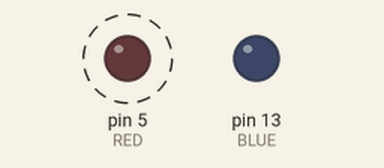
Recording of a sketch running on a simulated Arduino Uno, built with avr-gcc and run on an emulated ATmega328P. Shown: output pins drawn as LEDs (lit = HIGH). Dashed ring = blinking.

Above: at 0.2 s.
At 5.7 s:
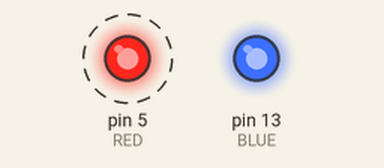
Timing chart, 0 to 7.8 s (numbered marks = the images above):
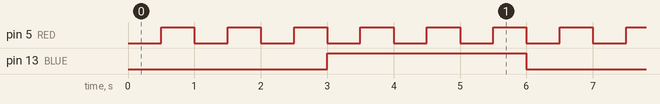

Measured:
- by itself, pin 5 (RED): alternates HIGH for 0.50 s and LOW for 0.50 s
- by itself, pin 13 (BLUE): alternates HIGH for 3.0 s and LOW for 3.0 s

The sketch:

Diff_interval.ino
```cpp
#define RED 5
#define BLUE 13

void setup() {
  pinMode(RED, OUTPUT);
  pinMode(BLUE, OUTPUT);
}

unsigned long tR=millis(),tB=millis();
int INTERVAL_R=500,INTERVAL_B=3000;
int outR=LOW,outB=LOW;
void loop() {
  if(millis()-tR>=INTERVAL_R){
    tR=millis();
    outR=!outR;
    digitalWrite(RED,outR);
  }
  if(millis()-tB>=INTERVAL_B){
    tB=millis();
    outB=!outB;
    digitalWrite(BLUE,outB);
  }
}
```
